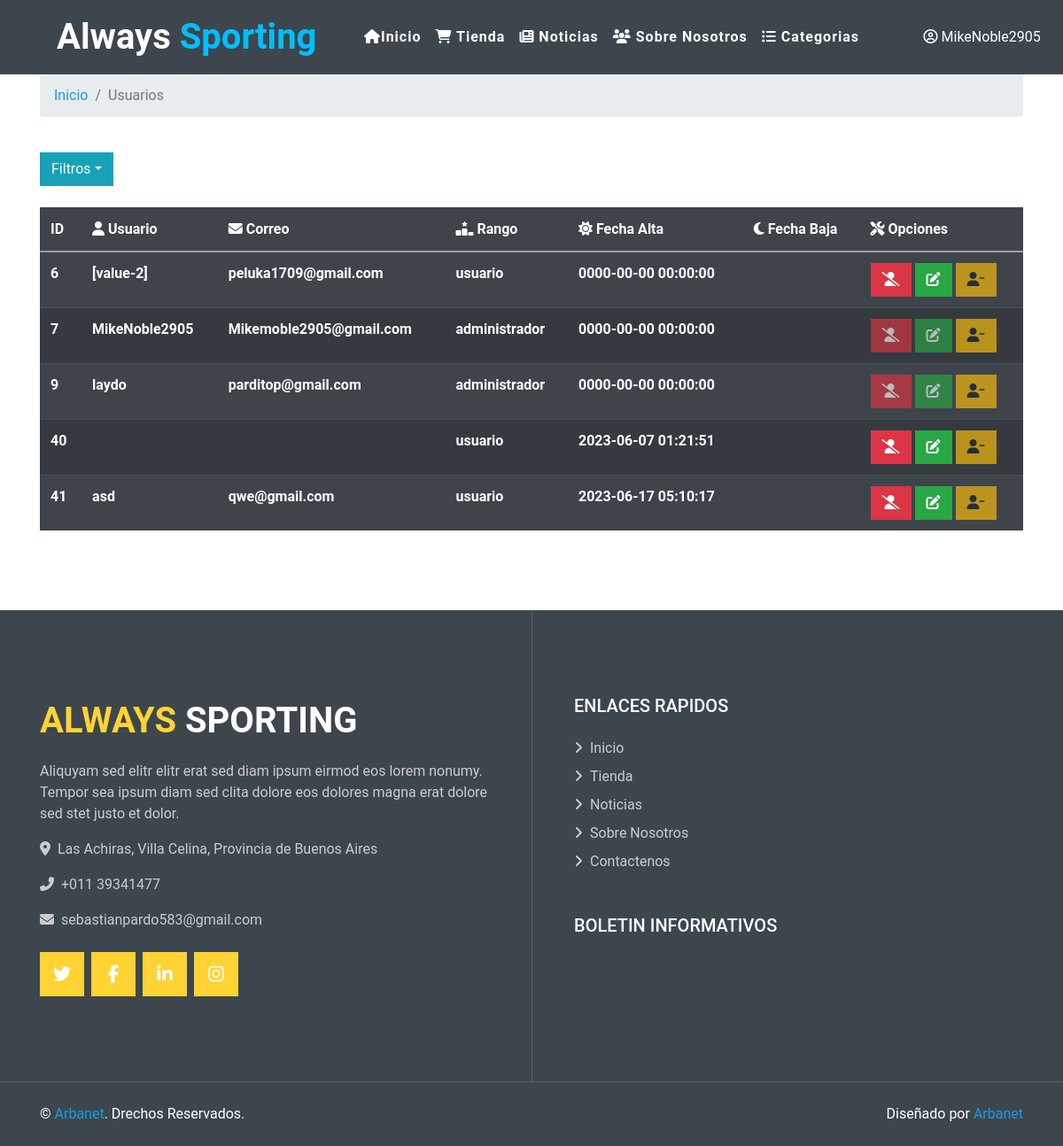
The app's page /lista_usu.php (signed in) with its own data.
### tables this page shows
CREATE TABLE `usuarios` (
  `id` int(11) UNSIGNED NOT NULL,
  `user_name` varchar(50) NOT NULL,
  `contra` varchar(100) NOT NULL,
  `email` varchar(50) NOT NULL,
  `rol` int(11) NOT NULL,
  `fecha_alta` datetime NOT NULL,
  `fecha_baja` datetime DEFAULT NULL,
  `descrip` varchar(500) NOT NULL DEFAULT 'Sin Descripcion',
  `foto` varchar(2000) NOT NULL
);

CREATE TABLE `roles` (
  `id_rol` int(11) UNSIGNED NOT NULL,
  `rol` varchar(50) NOT NULL
);

### lista_usu.php (called while the page is built, shortened)
<?php
require_once "includes/config.php";
$sql= "SELECT * FROM usuarios INNER JOIN roles ON usuarios.rol = roles.id_rol";
$res = mysqli_query($conn, $sql);
$list_usser = mysqli_fetch_all($res, MYSQLI_ASSOC);
require_once "views/layout.php";

### views/lista_usu.php (the view, shortened to what this page needs)
<link href="css/style.css" rel="stylesheet">
<div class="container">
    <nav aria-label="breadcrumb">
        <ol class="breadcrumb">
            <li class="breadcrumb-item"><a href="index.php" class="link-info" style="text-decoration: none;">Inicio</a></li>
            <li class="breadcrumb-item active" aria-current="page"><a class="link-dark" style="text-decoration: none;">Usuarios</a></li>
        </ol>
    </nav>
</div>
<br>
<div class="container">
    <button type="button" class="btn btn-info dropdown-toggle" data-toggle="dropdown" > Filtros<span class="caret"></span></button>&nbsp;&nbsp;
</div>
<br>
<div class="container">
    <table class="table table-dark table-striped">
        <tr>
            <th> ID </th>
            <th><i class="fa-solid fa-user"></i> Usuario </th>
            <th><i class="fa-solid fa-envelope"></i> Correo </th>
            <th><i class="fa-solid fa-ranking-star"></i> Rango </th>
            <th><i class="fa-solid fa-sun"></i> Fecha Alta </th>
            <th><i class="fa-solid fa-moon"></i> Fecha Baja </th>
            <th><i class="fa-solid fa-screwdriver-wrench" ></i> Opciones </th>
        </tr>
        <tbody>
            <?php foreach ($list_usser as $usser) {
                if ($_SESSION['usuario']['rol'] > 1) {
            ?>
                    <tr>
                        <th><?php echo $usser['id']; ?></th>
                        <th><?php echo $usser['user_name']; ?></th>
                        <th><?php echo $usser['email']; ?></th>
                        <th><?php echo $usser['rol']; ?></th>
                        <th><?php echo $usser['fecha_alta']; ?></th>
                        <th><?php echo $usser['fecha_baja']; ?></th>
                        <td>
                            <a class="btn btn-danger <?php echo $usser['rol'] == "administrador" ? 'disabled' : '' ?>" href="listas_opciones_usu.php?id=<?php echo $usser['id'] ?>" data-toggle="tooltip" data-placement="top" title="Eliminar"><i class="fa-solid fa-user-slash" ></i></a>
                            <a class="btn btn-success <?php echo $usser['rol'] == "moderador" ? 'disabled' : '' ?><?php echo $usser['rol'] == "administrador" ? 'disabled' : '' ?>" href="listas_opciones_usu.php?mod=<?php echo $usser['id'] ?>" data-toggle="tooltip" data-placement="top" title="Asender"><i class="fas fa-edit" ></i></a>
                            <a class="btn btn-warning <?php echo $usser['rol'] == "administrador" ? 'disabled' : '' ?><?php echo $usser['rol'] == "usuario" ? 'disabled' : '' ?>" href="listas_opciones_usu.php?id_reset=<?php echo $usser['id'] ?>" data-toggle="tooltip" data-placement="top" title="Desender"><i class="fa-solid fa-user-minus"></i></a>
                        </td>
                <?php }
            } ?>
                    </tr>
        </tbody>
    </table>
</div>

### css/xd.css (style rules this page uses)
body,html { height: 100%; width: 100%; margin: 0; padding: 0; background: #ffffff !important; }

### records on screen
usuarios: id "6", user_name "[value-2]", email "peluka1709@gmail.com", roles.rol "usuario", fecha_alta "0000-00-00 00:00:00"
usuarios: id "7", user_name "MikeNoble2905", email "Mikemoble2905@gmail.com", roles.rol "administrador", fecha_alta "0000-00-00 00:00:00"
usuarios: id "9", user_name "laydo", email "parditop@gmail.com", roles.rol "administrador", fecha_alta "0000-00-00 00:00:00"
usuarios: id "40", roles.rol "usuario", fecha_alta "2023-06-07 01:21:51"
usuarios: id "41", user_name "asd", email "qwe@gmail.com", roles.rol "usuario", fecha_alta "2023-06-17 05:10:17"

### other values on screen
$_SESSION['usuario']['user_name'] "MikeNoble2905"
